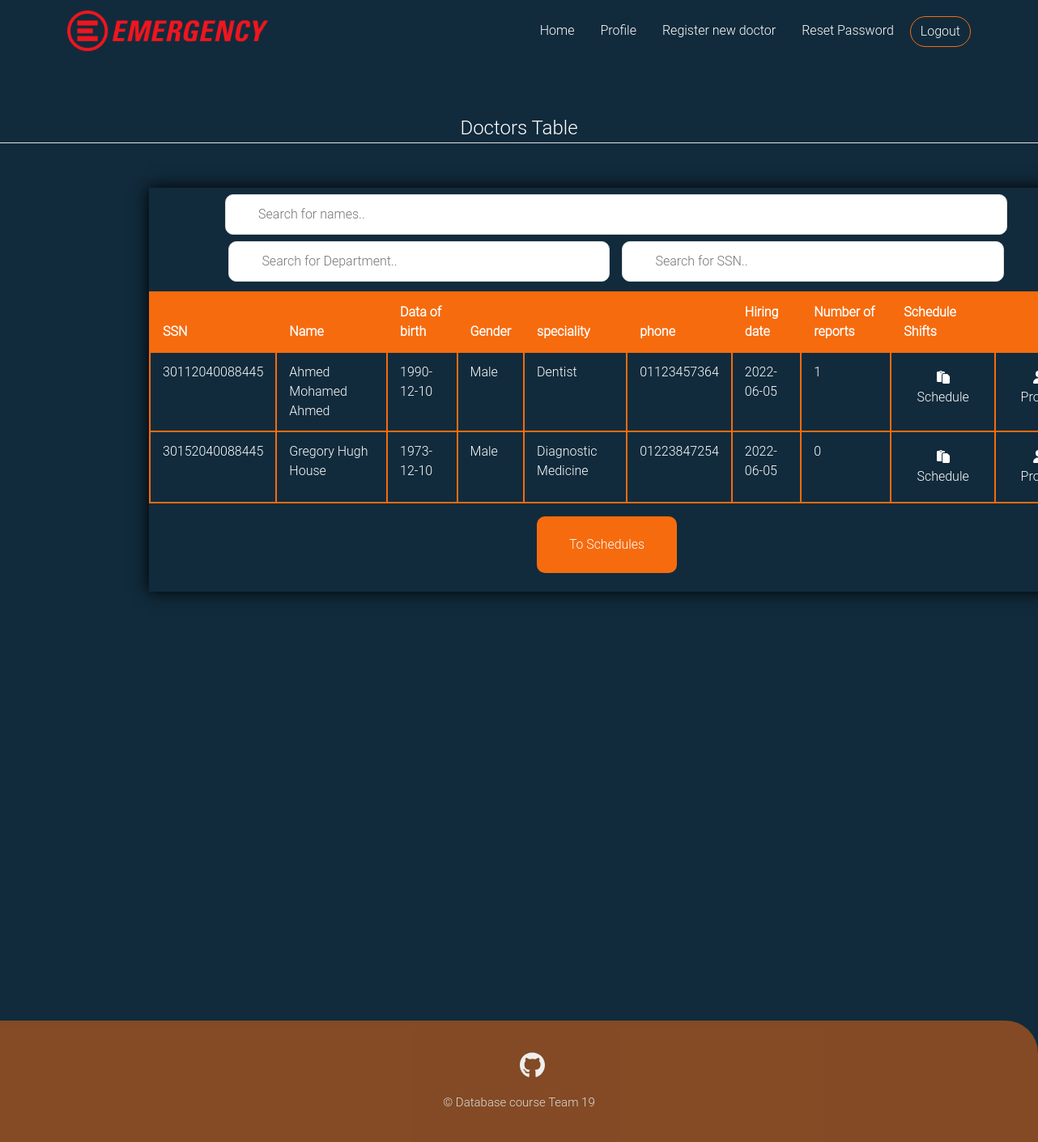
The page /doctors_table (signed in) on the database as committed earlier.
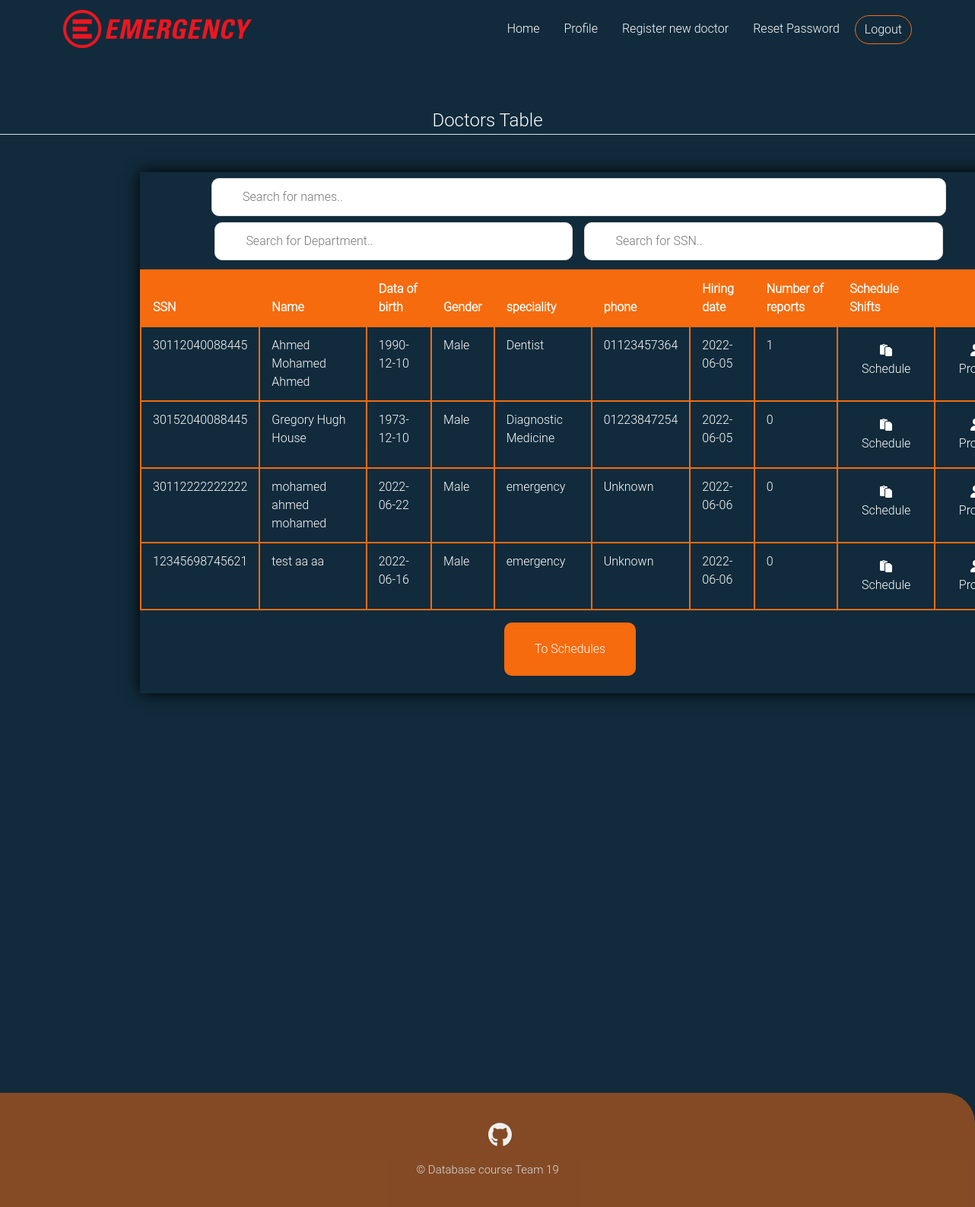
The same page on the database as committed later.
### emergencydebartment/models.py (models this page shows, shortened)
class User(db.Model, UserMixin):
    __tablename__ = 'user_table'
    id = db.Column(db.Integer, primary_key=True)
    ssn = db.Column(db.Integer, unique=True,nullable=False)
    Fname = db.Column(db.String(20),nullable=False)
    Sname = db.Column(db.String(20))
    Lname = db.Column(db.String(20),nullable=False)
    gender = db.Column(db.String(6),nullable=False)
    phone = db.Column(db.String(11), default='Unknown')
    address = db.Column(db.String(70), default='Unknown')
    birth_date = db.Column(db.DateTime,nullable=False)
    user_role = db.Column(db.String(15), nullable=False, default='Patient')
    password = db.Column(db.String(61),nullable=False)

class Doctor(User):
    id = db.Column(db.Integer, db.ForeignKey('user_table.id'),primary_key=True)
    hiring_date = db.Column(db.DateTime, nullable=False,default = datetime.utcnow)
    salary = db.Column(db.Integer, nullable=False)
    speciallity = db.Column(db.String(80),nullable=False)
    image_file = db.Column(db.String(20),nullable = False, default='default.jpg')
    time_shift = db.Column(db.String(50))
    email = db.Column(db.String(20),unique=True,nullable=False)
    examination = db.relationship('Report',  backref='doctor', lazy=True, foreign_keys = 'Report.doctor_id')

class User(db.Model, UserMixin):
    __tablename__ = 'user_table'
    id = db.Column(db.Integer, primary_key=True)
    ssn = db.Column(db.Integer, unique=True,nullable=False)
    Fname = db.Column(db.String(20),nullable=False)
    Sname = db.Column(db.String(20))
    Lname = db.Column(db.String(20),nullable=False)
    gender = db.Column(db.String(6),nullable=False)
    phone = db.Column(db.String(11), default='Unknown')
    address = db.Column(db.String(70), default='Unknown')
    birth_date = db.Column(db.DateTime,nullable=False)
    user_role = db.Column(db.String(15), nullable=False, default='Patient')
    password = db.Column(db.String(61),nullable=False)

### emergencydebartment/routes.py (the view)
@app.route("/doctors_table", methods= ['GET','POST'])
@login_required(role = 'Admin')
def dtable():
    table = Doctor.query.all()
    num_of_reports = list()
    for doctor in table:
        num_of_reports.append(len(doctor.examination))
    return render_template('doctor_table.html', table = zip(table, num_of_reports))

### emergencydebartment/models.py (called while the page is built)
@login_manager.user_loader
def load_user(user_id):
    return User.query.get(int(user_id))

### emergencydebartment/routes.py (called while the page is built)
def login_required(role="ANY"):
    def wrapper(fn):
        @wraps(fn)
        def decorated_view(*args, **kwargs):
            if not current_user.is_authenticated:
              return login_manager.unauthorized()
            if current_user.user_role != 'Admin':
                if ((current_user.user_role != role) and (role != "ANY")):
                    return login_manager.unauthorized()
            return fn(*args, **kwargs)
        return decorated_view
    return wrapper

### emergencydebartment/templates/doctor_table.html (shortened to what this page needs)
{% extends "layout.html" %}
{% block content %}
<legend class="border-bottom mb-4 legend align-text-center">Doctors Table</legend>
        <div class="content">
                <div class="content-table dtable">
                    <div class="scrollme">
                        <div class="row justify-content-center" >
                        <input type="text" id="nameInput" onkeyup="nameF()" style="margin: 1vh;" placeholder="Search for names..">
                    </div>
                        <div class="row justify-content-center" >
                            <input type="text" id="specialityInput" onkeyup="speciality()" placeholder="Search for Department..">
                            <input type="text" id="myInput" onkeyup="ssn()" placeholder="Search for SSN..">
                        </div>
                        <table id="myTable" class="table table-bordered table-responsive" >
                            <thead>
                                <tr class="header">
                                    <th scope="col">SSN</th>
                                    <th scope="col">Name</th>
                                    <th scope="col" >Data of birth</th>
                                    <th scope="col" >Gender</th>
                                    <th scope="col" >speciality</th>
                                    <th scope="col" >phone</th>
                                    <th scope="col" >Hiring date</th>
                                    <th scope="col" >Number of reports</th>
                                    <th scope="col" >Schedule Shifts</th>
                                    <th scope="col" ></th>
                                </tr>
                            </thead>
                            <tbody>
                        {% for doctor, number_of_reports in table %}
                                <tr class='clickable-row' data-href="{{ url_for('profile', doctor_id=doctor.id) }}">
                                    <td>{{doctor.ssn}}</td>
                                    {% if doctor.Sname %}
                                    <td>{{doctor.Fname}}  {{doctor.Sname}}  {{doctor.Lname}}</td>
                                    {% else %}
                                    <td>{{doctor.Fname}}  {{doctor.Lname}}</td>
                                    {% endif %}
                                    <td>{{doctor.birth_date.strftime('%Y-%m-%d')}}</td>
                                    <td>{{doctor.gender}}</td>
                                    <td>{{doctor.speciallity}}</td>
                                    <td>{{doctor.phone}}</td>
                                    <td>{{doctor.hiring_date.strftime('%Y-%m-%d')}}</td>
                                    <td>{{number_of_reports}}</td>
                                    <td><a class="calling_btn btn rounded-pill main-btn " style="color:white ;" href="{{url_for('update_shift',doctor_id=doctor.id)}} "> <i class="fa-solid fa-paste"></i> Schedule</a></a></td>
                                    <td><a class="calling_btn btn rounded-pill main-btn " style="color:white ;" href="{{url_for('profile',doctor_id=doctor.id)}} "> <i class="fa-solid fa-user"></i> Profile</a></a></td>
                                {% endfor %}
                            </tbody>
                        </table>
                    </div>
<a href="{{url_for('schedules')}}"><button  id="scheduals" class="button" style="vertical-align:middle" ><span> To Schedules </span></button></a>
                </div>
                    </div>
    {% endblock %}

### emergencydebartment/templates/layout.html (shortened to what this page needs)
<!DOCTYPE html>
<html lang="en">
  <head>
    <link rel="stylesheet" href="../static/styles/all.min.css" />
    <link rel="stylesheet" href="../static/styles/bootstrap.min.css" />
    <link rel="stylesheet" href="../static/styles/style.css" />
    <link rel="stylesheet" href="../static/styles/table.css">
    <link rel="stylesheet" href="../static/styles/login.css">
    <link rel="stylesheet" href="../static/styles/dashboard.css">
  </head>
  <body>
    <nav class="navbar navbar-expand-lg sticky-top">
      <div class="container">
        <a class="navbar-brand" href="{{ url_for('home') }}">
          <img
            src="../static/images/Emergency_(NGO)_logo.svg.png"
            alt="Emergency"
            height="50 px"
          />
        </a>
        <div class="collapse navbar-collapse" id="navbarSupportedContent">
          <ul class="navbar-nav ms-auto mb-2 mb-lg-0">
            <li class="nav-item">
                <a
                class="nav-link p-2 p-lg-3 active"
                aria-current="page"
                href="{{ url_for('home') }}"
                >Home</a
              >
            </li>
            {% if current_user.user_role == "Admin" %}
            <li class="nav-item">
              <a class="nav-link p-2 p-lg-3" href="{{ url_for('profile', doctor_id=current_user.id) }}">Profile</a>
            </li>
            <li class="nav-item">
              <a class="nav-link p-2 p-lg-3" href="{{ url_for('registerD') }}">Register new doctor</a>
            </li>
            {% endif %}
          {% if current_user.is_authenticated %}
          <li class="nav-item">
            <a class="nav-link p-2 p-lg-3 " href="{{url_for('reset_password')}}">Reset Password</a>
          </li>
          <li class="nav-item" style="margin-top:10px ;">
          <a
            href="{{ url_for('logout') }}"
            class="log-in btn btn-primary rounded-pill main-btn ms-1"
            >Logout</a>
          </li>
          {% endif %}
        </div>
      </div>
    </nav>
    {% block content %}{% endblock %}
<section class="foot">
  <footer>
      <ul class="social_icon">
          <li><a href="#"></a></li>
      </ul>
      <p style="font-size: 15px; color: var(--gray-color)">© Database course Team 19</p>
  </footer>
</section>
  </body>
</html>

### emergencydebartment/static/styles/style.css (style rules this page uses)
:root { --blue-color: #112B3C; --orange-color:#F66B0E; --blue-off-color:#205375; --white-off-color:#EFEFEF; --gray-color:#DDDDDD; }
body { font-family: 'Roboto Light',sans-serif; background-color: var(--blue-color); }
.navbar { background-color: var(--blue-color); }
.navbar .navbar-nav .nav-link { color: white; }
.navbar .log-in { background: none; border: solid 1px var(--orange-color); transition: 0.5s; margin-left: 10px; }
legend { margin-top: 5%; color: white; text-align: center; }
footer { position: relative; margin-top: 500px; width: 100%; background-color: rgba(246, 107, 14,50%); height: 150px; padding: 30px 50px; display: flex; justify-content: center; align-items: center; flex-direction: column; }
footer .social_icon, footer .mn { position:relative; display:flex; justify-content:center; align-items:center; margin:10px 0; flex-wrap: wrap; }
footer .social_icon li, footer .mn li { list-style: none; }
footer .social_icon li a { font-size: 2em; color: var(--white-off-color); margin: 0 10px; display: inline-block; transition: 0.5s; }

### emergencydebartment/static/styles/table.css (style rules this page uses)
.content { min-height: 70vh; display: flex; align-items: center; justify-content: center; }
.content-table { border-collapse: collapse; margin: 25px 0; min-width: 400px; max-width: 1400px; min-height: 200px; box-shadow: 0 0 20px rgb(0, 0, 0.15); }
.content-table thead tr { background-color: #f66b0e; color: white; text-align: left; font-weight: bold; border: 2px solid #f66b0e; }
.content-table th, .content-table td { padding: 12px 15px; color: white; border: 2px solid #f66b0e; }
#myInput { background-image: url('/css/searchicon.png'); background-position: 10px 12px; background-repeat: no-repeat; width: 40%; font-size: 16px; padding: 12px 20px 12px 40px; border: 1px solid #ddd; margin-bottom: 12px; border-radius: 10px; margin-left: 15px; }
#nameInput { background-image: url('/css/searchicon.png'); margin-top: 1%; max-height: 3%; background-position: 10px 12px; background-repeat: no-repeat; width: 82%; font-size: 16px; padding: 12px 20px 12px 40px; border: 1px solid #ddd; margin-bottom: 12px; border-radius: 10px; }
#specialityInput { background-image: url('/css/searchicon.png'); background-position: 10px 12px; background-repeat: no-repeat; width: 40%; font-size: 16px; padding: 12px 20px 12px 40px; border: 1px solid #ddd; margin-bottom: 12px; border-radius: 10px; }

### emergencydebartment/static/styles/login.css (style rules this page uses)
:root { --blue-color: #112B3C; --orange-color:#F66B0E; --blue-off-color:#205375; --white-off-color:#EFEFEF; --gray-color:#DDDDDD; }
html, body { height: 100%; font-family: 'Roboto Light',sans-serif; background-color: var(--blue-color); }
.navbar { background-color: var(--blue-color); }
footer { position: relative; width: 100%; background-color:rgba(246, 107, 14,50%) ; height: 150px; padding: 30px 50px; display: flex; justify-content: center; align-items: center; flex-direction: column; border-top-right-radius: 40px; }
footer .social_icon, footer .mn { position:relative; display:flex; justify-content:center; align-items:center; margin:10px 0; flex-wrap: wrap; }
footer .social_icon li, footer .mn li { list-style: none; }
footer .social_icon li a { font-size: 2em; color: var(--white-off-color); margin: 0 10px; display: inline-block; transition: 0.5s; }

### emergencydebartment/static/styles/dashboard.css (style rules this page uses)
.dtable { position: relative; bottom: 40%; left: 120px; width: 90%; }

### emergencydebartment/templates/doctor_table.html (style rules this page uses)
.button { display: inline-block; border-radius: 10px; background-color: #f66b0e; border: none; color: #FFFFFF; text-align: center; font-size: 99%; padding: 2%; width: 15%; transition: all 0.5s; cursor: pointer; margin-left: 41.5%; margin-bottom: 2%; }
.button span { cursor: pointer; display: inline-block; position: relative; transition: 0.5s; }
.button span:after { content: '\00bb'; position: absolute; opacity: 0; top: 0; right: -20px; transition: 0.5s; }

Rows that differ between the two databases and show on the page:
added Doctor: ssn "30112222222222", Fname "mohamed", Sname "ahmed", Lname "mohamed", birth_date "2022-06-22", gender "Male", speciallity "emergency", phone "Unknown", hiring_date "2022-06-06", number_of_reports "0"
added Doctor: ssn "12345698745621", Fname "test", Sname "aa", Lname "aa", birth_date "2022-06-16", gender "Male", speciallity "emergency", phone "Unknown", hiring_date "2022-06-06", number_of_reports "0"
